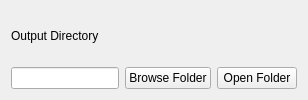
       <widget class="QWidget" name="settings_tab">
        <attribute name="title">
         <string>Settings</string>
        </attribute>
        <layout class="QVBoxLayout" name="verticalLayout_2">
         <item>
          <widget class="QLabel" name="label">
           <property name="text">
            <string>Output Directory</string>
           </property>
          </widget>
         </item>
         <item>
          <layout class="QVBoxLayout" name="settingsWidgetsLayout">
           <item>
            <layout class="QHBoxLayout" name="outputFolderSelectionLayout">
             <item>
              <widget class="QLineEdit" name="outputFolderLineEdit">
               <property name="readOnly">
                <bool>true</bool>
               </property>
              </widget>
             </item>
             <item>
              <widget class="QPushButton" name="outputFolderButton">
               <property name="text">
                <string>Browse Folder</string>
               </property>
               <property name="flat">
                <bool>false</bool>
               </property>
              </widget>
             </item>
			 <item>
              <widget class="QPushButton" name="outputOpenButton">
               <property name="text">
                <string>Open Folder</string>
               </property>
               <property name="flat">
                <bool>false</bool>
               </property>
              </widget>
             </item>
            </layout>
           </item>
          </layout>
         </item>
        </layout>
       </widget>
